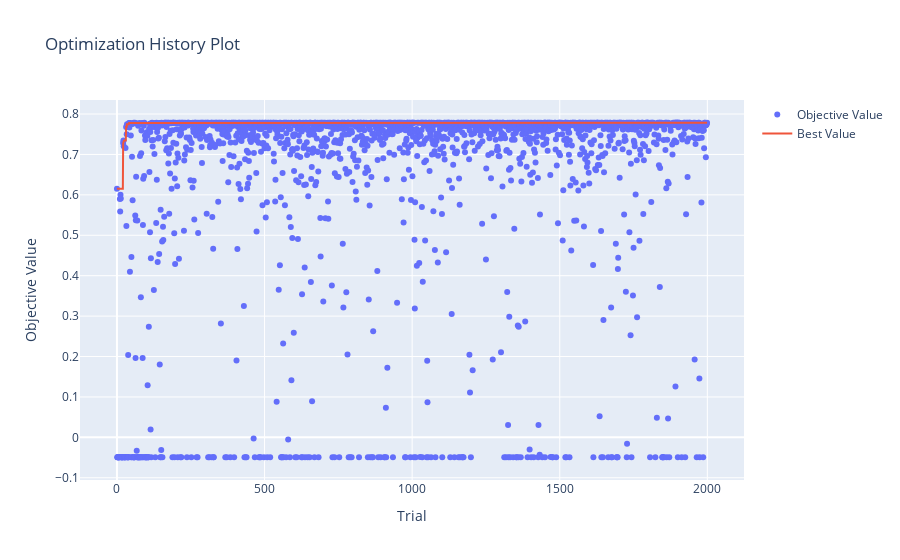

Notebook code cell kept with this figure:
### Code cell
optuna.visualization.plot_optimization_history(study_en)

### Figure 1 — Plotly figure (JSON) as saved in the notebook; plotly's stock layout.template omitted (floating-point values rounded to 4 significant figures; data arrays with more than 128 entries replaced by an {"elided": "..."} marker saying what was removed)
{"data": [{"mode": "markers", "name": "Objective Value", "type": "scatter", "x": {"elided": "2000 int values"}, "y": {"elided": "2000 float values"}}, {"name": "Best Value", "type": "scatter", "x": {"elided": "2000 int values"}, "y": {"elided": "2000 float values"}}], "layout": {"title": {"text": "Optimization History Plot"}, "xaxis": {"title": {"text": "Trial"}}, "yaxis": {"title": {"text": "Objective Value"}}}}
